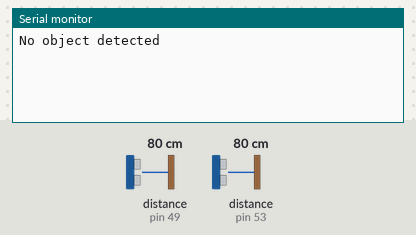
Bench run of a sketch on a simulated Arduino Uno, built with avr-gcc and run on an emulated ATmega328P. On the bench: the last lines printed to the serial monitor. Inputs (shaded band) come from the test bench; at power-on: distance to the obstacle (sensors on pin 49, pin 53) 80 cm. The echo pulse lasts 58.3 µs per cm.

Above: at 1.8 s.
1.9 s: distance to the obstacle (sensor on pin 49) set to 7 cm
At 2.8 s:
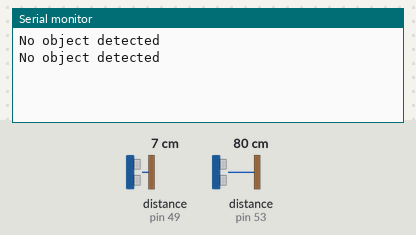
3.4 s: distance to the obstacle (sensor on pin 49) set to 4 cm
At 4.8 s:
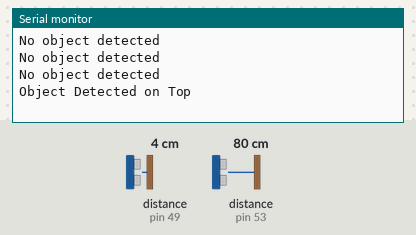

The sketch:

ObjectDetection.ino
```cpp
#include <NewPing.h> //Sonar library
#include "ObjectDetection.h"

void setup() {
  Serial.begin(9600);
}

void loop() {
delay(1000);
if(objectDetect()==0) {Serial.println("No object detected");
}
if(objectDetect()==1) {Serial.println("Object Detected on Top");
}
if(objectDetect()==2) {Serial.println("Object Detected on Bottom");
}
}
```

ObjectDetection.cpp
```cpp
#include "ObjectDetection.h"
#include <NewPing.h>
//DEFINE SONAR VARIABLES
#define trigTop 48
#define echoTop 49
#define trigBot 52
#define echoBot 53
#define MAX_DISTANCE 400 // Maximum distance we want to measure (in centimeters).
NewPing sonarTop(trigTop, echoTop, MAX_DISTANCE); // NewPing setup of pins and maximum distance.
NewPing sonarBot(trigBot, echoBot, MAX_DISTANCE); // NewPing setup of pins and maximum distance.

int objectDetect(void){ //detect object at platforms; returns 0 if no object, 1 if top, 2 if bottom
  int objectPosition = 0; //stores position of object; value to be returned

  int distanceTop = sonarTop.ping_cm(); //Send ping for top, get distance in cm and print result (0 = outside set distance range)
  //Serial.print("Top distance: ");
  //Serial.print(distanceTop);
  //Serial.println("cm");

  int distanceBot = sonarBot.ping_cm(); //Send ping for bot, get distance in cm and print result (0 = outside set distance range)
  //Serial.print("Bottom distance: ");
  //Serial.print(distanceBot);
  //Serial.println("cm");

  if(distanceTop <= 5) objectPosition = 1; //top sensor triggered
  else if(distanceBot <= 5) objectPosition = 2; //bottom sensor triggered
  else objectPosition = 0; //neither sensor triggered, no object present

  return objectPosition;
}
```

ObjectDetection.h
```cpp
#ifndef ObjectDetection_h
#define ObjectDetection_h

#include <Arduino.h>
#include <NewPing.h>

int objectDetect(void);

#endif
```

Measured:
- the behaviour switches between 6 and 5 cm on distance to the obstacle (sensor on pin 49) (found by bisection; images 1 and 2)
- after the input at 3.4 s, the serial monitor: prints a new line after 0.68 s (image 2)
